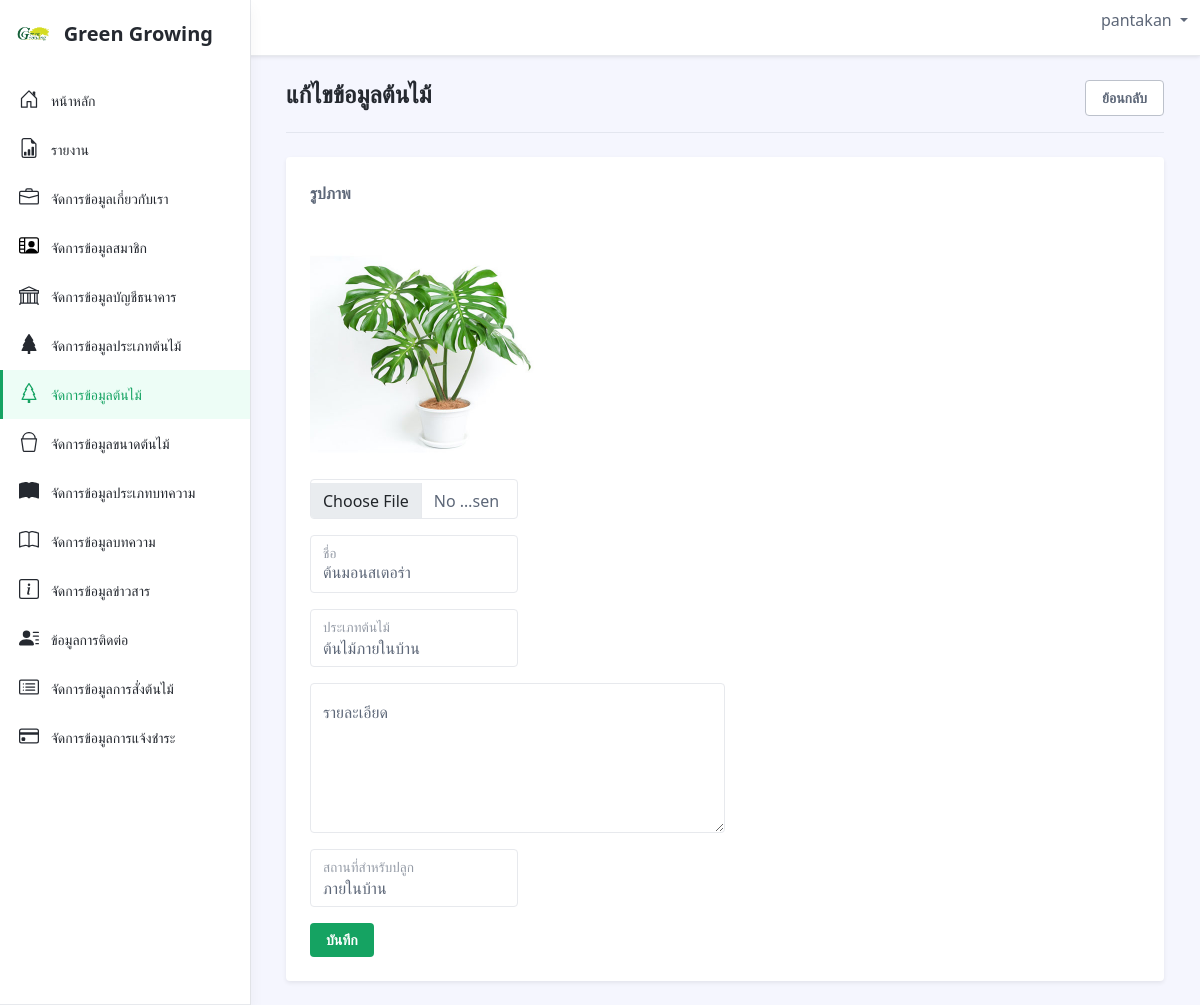
Screenshot of /admin/index.php?page=product&function=update&id=36 (signed in) with the database file from the repository.
### tables this page shows
CREATE TABLE `db_product` (
  `product_id` int(11) NOT NULL COMMENT 'รหัสหัวข้อสินค้า',
  `pt_id` int(11) NOT NULL COMMENT 'รหัสประเภทสินค้า',
  `p_name` varchar(50) NOT NULL COMMENT 'ชื่อสินค้า',
  `p_detail` text NOT NULL,
  `p_pic` varchar(100) NOT NULL COMMENT 'ภาพสินค้า',
  `p_place` varchar(100) NOT NULL COMMENT 'สถานที่ปลูก',
  `p_view` int(11) NOT NULL,
  `p_date` timestamp NOT NULL DEFAULT current_timestamp() ON UPDATE current_timestamp() COMMENT 'วันที่'
);

CREATE TABLE `db_product_type` (
  `pt_id` int(11) NOT NULL COMMENT 'รหัสประเภทสินค้า',
  `pt_name` varchar(50) NOT NULL COMMENT 'ชื่อประเภทสินค้า'
);

### admin/product/edit.php (the view, shortened to what this page needs)
<?php
if(isset($_GET['id']) && !empty($_GET['id'])) {
    $id = $_GET['id'];
    $sql = "SELECT * FROM db_product WHERE product_id = '$id'";
    $query = mysqli_query($conn, $sql);
    $result = mysqli_fetch_assoc($query);
}
                        ?>
                        <?php
$sql1 = "SELECT * FROM db_product_type";
$query1 = mysqli_query($conn, $sql1);
?>
<div class="row justify-content-between">
    <div class="col-auto">
        <h1 class="app-page-title mb-0">แก้ไขข้อมูลต้นไม้</h1>
    </div>
    <div class="col-auto">
         <a href="?page=<?=$_GET['page']?>" class="btn app-btn-secondary">ย้อนกลับ</a>
    </div>
</div>
<hr class="mb-4">
<div class="row g-4 settings-section">
    <div class="col-12 col-md-12">
        <div class="app-card app-card-settings shadow-sm p-4">
            <div class="app-card-body">
                <form action="" method="post" enctype='multipart/form-data'>
                    <div class="mb-3 col-lg-3">
                        <label  class="form-label">รูปภาพ</label>
                        <div>
                            <img id="img" src="upload/product/<?=$result['p_pic']?>"  width="250" height="250"/>
                        </div>
                        <input  type="file" class="form-control" name="p_pic" placeholder="picture" autocomplete="off" required
                                onchange="document.getElementById('img').src = window.URL.createObjectURL(this.files[0])">
                    </div>
                    <div class="form-floating mb-3 col-lg-3">
                        <input type="text" class="form-control" id="floatingInput" name="p_name" placeholder="seeker"
                        value="<?=$result['p_name']?>" autocomplete="off" required>
                        <label  for="floatingInput">ชื่อ</label>
                    </div>
                    <div class="form-floating mb-3 col-lg-3">
                        <select name="pt_id" class="form-control">
                            <?php foreach($query1 as $data):?>
                            <option value="<?=$data['pt_id']?>" <?=$result['pt_id'] == $data['pt_id'] ? 'selected' : '' ?>><?=$data['pt_name']?></option>
                            <?php endforeach; ?>
                        </select>
                        <label for="floatingSelect">ประเภทต้นไม้</label>
                    </div>
                    <div class="form-floating mb-3 col-lg-6">
                        <textarea class="form-control" name="p_detail" placeholder="Leave a comment here" id="floatingTextarea" style="height: 150px"></textarea>
                        <label for="floatingTextarea">รายละเอียด</label>
                    </div>
                    <div class="form-floating mb-3 col-lg-3">
                        <select name="p_place" class="form-control">
                            <option value="ภายในบ้าน" <?php if($result['p_place'] == 'ภายในบ้าน') { ?> selected="selected" <?php } ?>>ภายในบ้าน</option>
                        </select>
                        <label for="floatingSelect">สถานที่สำหรับปลูก</label>
                    </div>
                    <button type="submit" class="btn app-btn-primary" >บันทึก</button>
                </form>
            </div>
        </div>
    </div>
</div>

### rows the page displays
db_product: p_pic (picture), p_name "ต้นมอนสเตอร่า", pt_id "ต้นไม้ภายในบ้าน", p_place "ภายในบ้าน"

### other values shown
$_SESSION['user_login'] "pantakan"
